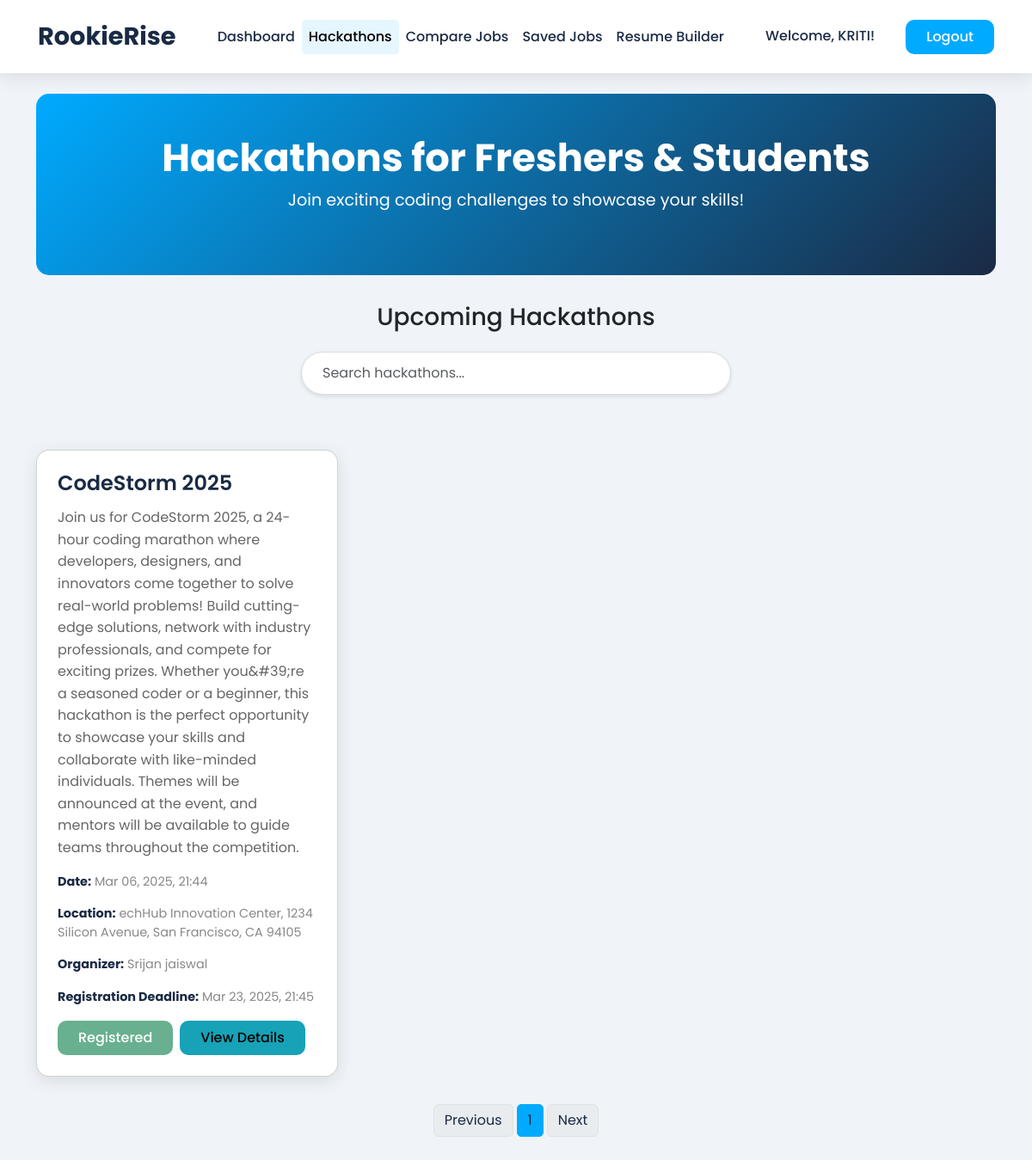
The page /hackathons/hackathons.php (signed in) on the database its author committed.
### tables this page shows
CREATE TABLE `hackathons` (
  `id` int(11) NOT NULL,
  `title` varchar(255) NOT NULL,
  `description` text NOT NULL,
  `date` datetime NOT NULL,
  `location` varchar(255) NOT NULL,
  `organizer` varchar(255) NOT NULL,
  `registration_deadline` datetime NOT NULL,
  `created_at` timestamp NOT NULL DEFAULT current_timestamp(),
  `is_active` tinyint(1) DEFAULT 1,
  `employer_id` int(11) NOT NULL
);

CREATE TABLE `users` (
  `id` int(11) NOT NULL,
  `name` varchar(100) NOT NULL,
  `email` varchar(100) NOT NULL,
  `password` varchar(255) NOT NULL,
  `role` varchar(50) DEFAULT NULL,
  `user_name` varchar(50) DEFAULT NULL
);

### hackathons/hackathons.php (the view, shortened to what this page needs)
<?php
require __DIR__ . '/../includes/db.php';
$user_id = $_SESSION['user_id'];
$user_name = $_SESSION['user_name'] ?? 'Guest';
$user_role = $_SESSION['user_role'] ?? null;
$page = isset($_GET['page']) ? max(1, (int)$_GET['page']) : 1;
$limit = 25;
$offset = ($page - 1) * $limit;
$count_stmt = $conn->prepare("SELECT COUNT(*) FROM hackathons WHERE is_active = 1");
$count_stmt->execute();
$count_stmt->bind_result($total_hackathons);
$total_pages = ceil($total_hackathons / $limit);
$stmt = $conn->prepare("SELECT h.*, u.name AS organizer_name FROM hackathons h JOIN users u ON h.employer_id = u.id WHERE h.is_active = 1 ORDER BY h.date ASC LIMIT ?, ?");
$stmt->bind_param("ii", $offset, $limit);
$stmt->execute();
$hackathons = $stmt->get_result();
$registered_hackathons = [];
if ($user_role === 'jobseeker') {
    $reg_stmt = $conn->prepare("SELECT hackathon_id FROM hackathon_registrations WHERE user_id = ?");
    $reg_stmt->bind_param("i", $user_id);
    $reg_stmt->execute();
    $result = $reg_stmt->get_result();
    while ($row = $result->fetch_assoc()) {
        $registered_hackathons[$row['hackathon_id']] = true;
    }
}
?>
<!DOCTYPE html>
<html lang="en">
<head>
    <link rel="stylesheet" href="https://cdn.jsdelivr.net/npm/bootstrap@5.3.0/dist/css/bootstrap.min.css"
>
</head>
<body>
    <nav class="navbar navbar-expand-lg" aria-label="Main navigation">
        <div class="container-fluid">
            <a class="navbar-brand" href="../index.php" aria-label="RookieRise Home">RookieRise</a>
            <div class="collapse navbar-collapse" id="navbarNav">
                <ul class="navbar-nav mx-auto">
                    <li class="nav-item">
                        <a class="nav-link" href="../views/dashboard.php" aria-label="Dashboard">Dashboard</a>
                    </li>
                    <li class="nav-item">
                        <a class="nav-link active" href="#" aria-current="page" aria-label="Hackathons">Hackathons</a>
                    </li>
                    <?php if ($user_role === 'jobseeker'): ?>
                        <li class="nav-item">
                            <a class="nav-link" href="../applications/compare_jobs.php"
                               aria-label="Compare Jobs">Compare Jobs</a>
                        </li>
                        <li class="nav-item">
                            <a class="nav-link" href="../applications/saved_jobs.php"
                               aria-label="View Saved Jobs">Saved Jobs</a>
                        </li>
                        <li class="nav-item">
                            <a class="nav-link" href="../resume_builder.php"
                               aria-label="Build Resume">Resume Builder</a>
                        </li>
                    <?php endif; ?>
                </ul>
                <div class="navbar-actions">
                    <span class="navbar-text me-3" aria-live="polite">
                        Welcome, <?php echo htmlspecialchars($user_name); ?>!
                    </span>
                    <a href="../auth/logout.php" class="btn btn-nav-primary"
                       aria-label="Logout">Logout</a>
                </div>
            </div>
        </div>
    </nav>
    <main class="container mt-4" role="main">
        <section class="welcome-section" aria-labelledby="welcome-heading">
            <h2 class="display-5" id="welcome-heading">Hackathons for Freshers & Students</h2>
            <p>Join exciting coding challenges to showcase your skills!</p>
        </section>
        <section aria-labelledby="hackathons-heading">
            <h3 id="hackathons-heading" class="text-center mb-4">Upcoming Hackathons</h3>
            <div class="search-bar">
                <input type="search" class="form-control"
                       placeholder="Search hackathons..."
                       aria-label="Search hackathons">
            </div>
            <div class="hackathon-list" role="region" aria-live="polite">
                <?php if ($hackathons->num_rows > 0): ?>
                    <?php while ($hackathon = $hackathons->fetch_assoc()): ?>
                        <article class="card"
                                 data-hackathon-id="<?php echo $hackathon['id']; ?>"
                                 tabindex="0"
                                 aria-label="Hackathon: <?php echo htmlspecialchars($hackathon['title']); ?>">
                            <div class="card-body">
                                <h4 class="card-title"><?php echo htmlspecialchars($hackathon['title']); ?></h4>
                                <p class="card-text"><?php echo nl2br(htmlspecialchars($hackathon['description'])); ?></p>
                                <p class="hackathon-meta"><strong>Date:</strong> <?php echo date('M d, Y, H:i', strtotime($hackathon['date'])); ?></p>
                                <p class="hackathon-meta"><strong>Location:</strong> <?php echo htmlspecialchars($hackathon['location']); ?></p>
                                <p class="hackathon-meta"><strong>Organizer:</strong> <?php echo htmlspecialchars($hackathon['organizer_name']); ?></p>
                                <p class="hackathon-meta"><strong>Registration Deadline:</strong> <?php echo date('M d, Y, H:i', strtotime($hackathon['registration_deadline'])); ?></p>
                                <div class="hackathon-actions">
                                    <?php if ($user_role === 'jobseeker'): ?>
                                        <?php if (isset($registered_hackathons[$hackathon['id']])): ?>
                                            <button class="btn btn-success" disabled
                                                    aria-label="Already registered for <?php echo htmlspecialchars($hackathon['title']); ?>">
                                                Registered
                                            </button>
                                        <?php endif; ?>
                                        <button type="button" class="btn btn-info view-hackathon-btn"
                                                data-bs-toggle="modal"
                                                data-bs-target="#hackathonDetailsModal-<?php echo $hackathon['id']; ?>"
                                                data-hackathon-id="<?php echo $hackathon['id']; ?>"
                                                aria-label="View details for <?php echo htmlspecialchars($hackathon['title']); ?>">
                                            View Details
                                        </button>
                                    <?php endif; ?>
                                </div>
                            </div>
                        </article>
                    <?php endwhile; ?>
                <?php else: ?>
                    <div class="alert alert-info rounded-pill text-center"
                         role="alert">No upcoming hackathons available at the moment.</div>
                <?php endif; ?>
            </div>
            <nav aria-label="Hackathon listings pagination">
                <ul class="pagination justify-content-center">
                    <li class="page-item <?php echo $page <= 1 ? 'disabled' : ''; ?>">
                        <a class="page-link" href="?page=<?php echo $page - 1; ?>"
                           aria-label="Previous page">Previous</a>
                    </li>
                    <?php for ($i = 1; $i <= $total_pages; $i++): ?>
                        <li class="page-item <?php echo $page === $i ? 'active' : ''; ?>">
                            <a class="page-link" href="?page=<?php echo $i; ?>"><?php echo $i; ?></a>
                        </li>
                    <?php endfor; ?>
                    <li class="page-item <?php echo $page >= $total_pages ? 'disabled' : ''; ?>">
                        <a class="page-link" href="?page=<?php echo $page + 1; ?>"
                           aria-label="Next page">Next</a>
                    </li>
                </ul>
            </nav>
        </section>
    </main>
</body>
</html>

### hackathons/hackathons.php (style rules this page uses)
body { font-family: 'Poppins', sans-serif; background: #f0f4f8; min-height: 100vh; display: flex; flex-direction: column; overflow-x: hidden; }
main { flex: 1 0 auto; }
.navbar { background: rgba(255, 255, 255, 0.95); backdrop-filter: blur(10px); box-shadow: 0 4px 20px rgba(0,0,0,0.1); padding: 1rem 2rem; position: sticky; top: 0; z-index: 1000; }
.navbar-brand { font-weight: 700; font-size: 1.8rem; color: #1a2a44; transition: color 0.3s ease; }
.navbar-nav { display: flex; align-items: center; }
.nav-link { color: #1a2a44; font-weight: 500; padding: 0.5rem 1rem; transition: all 0.3s ease; }
.nav-link:hover, .nav-link.active { color: #00aaff; background: rgba(0, 170, 255, 0.1); border-radius: 5px; }
.btn-nav-primary { background: #00aaff; color: white; border: none; border-radius: 25px; padding: 0.5rem 1.5rem; transition: all 0.3s ease; }
.navbar-text { color: #1a2a44; font-weight: 500; padding: 0.5rem 1rem; }
.welcome-section { padding: 3rem 0; text-align: center; background: linear-gradient(135deg, #00aaff 0%, #1a2a44 100%); color: white; border-radius: 15px; margin-bottom: 2rem; }
.welcome-section h2 { font-size: 2.8rem; font-weight: 700; margin-bottom: 0.5rem; }
.welcome-section p { font-size: 1.2rem; margin-bottom: 1.5rem; }
.search-bar { max-width: 500px; margin: 0 auto 2rem; }
.search-bar .form-control { border-radius: 25px; padding: 0.75rem 1.5rem; border: 1px solid #ddd; box-shadow: 0 2px 5px rgba(0,0,0,0.1); transition: all 0.3s ease; }
.hackathon-list { display: grid; grid-template-columns: repeat(auto-fill, minmax(350px, 1fr)); gap: 2rem; padding: 2rem 0; opacity: 1; }
.card { background: #fff; border-radius: 15px; box-shadow: 0 5px 20px rgba(0,0,0,0.1); transition: all 0.3s ease; position: relative; overflow: hidden; opacity: 1; display: block; }
.card-body { padding: 1.5rem; }
.card-title { font-size: 1.5rem; font-weight: 600; color: #1a2a44; margin-bottom: 0.75rem; }
.card-text { color: #666; line-height: 1.6; margin-bottom: 1rem; }
.hackathon-meta { font-size: 0.9rem; color: #888; margin-bottom: 1rem; }
.hackathon-meta strong { color: #1a2a44; }
.hackathon-actions { display: flex; gap: 0.5rem; flex-wrap: wrap; }
.btn { border-radius: 10px; padding: 0.5rem 1.5rem; font-weight: 500; transition: all 0.3s ease; }
.btn-success { background: #28a745; border: none; }
.btn-info { background: #17a2b8; border: none; }
.pagination .page-link { border-radius: 5px; margin: 0 5px; color: #1a2a44; transition: all 0.3s ease; }
.pagination .page-item.active .page-link { background: #00aaff; border-color: #00aaff; }

### rows shown on the page
hackathons: title "CodeStorm 2025", description "Join us for CodeStorm 2025, a 24-hour coding marathon where developers, designers, and innovators come together to solve real-world problems! Build cutting-edge solutions, network with industry professionals, and compete for exciting prizes. Whether you&#39;re a seasoned coder or a beginner, this hackathon is the perfect opportunity to showcase your skills and collaborate with like-minded individuals. Themes will be announced at the event, and mentors will be available to guide teams throughout the competition.", date "Mar 06, 2025, 21:44", location "echHub Innovation Center, 1234 Silicon Avenue, San Francisco, CA 94105", employer.name "Srijan jaiswal", registration_deadline "Mar 23, 2025, 21:45"

### other values the page prints
$user_name "KRITI"
